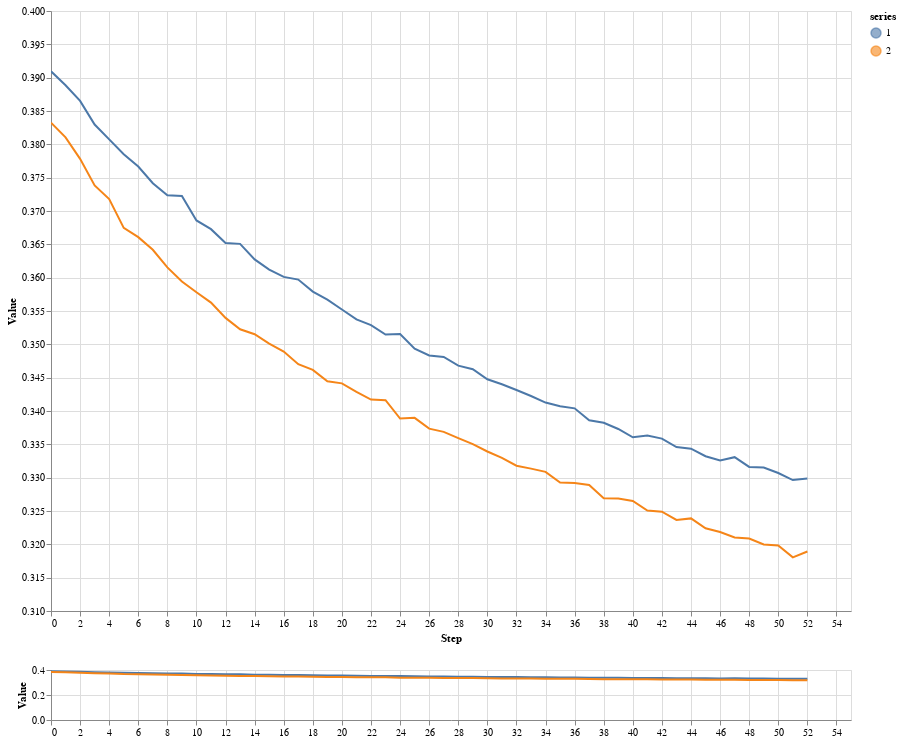

The code cell stored with this chart in its notebook:
### Code cell
analytics.distribution([d_rope[50:], d_roper[50:]], width=800, height=600, height_minimap=50)

### Figure 1 — Vega-Lite specification as saved in the notebook (floating-point values rounded to 4 significant figures)
{"config": {"view": {"continuousWidth": 400, "continuousHeight": 300}}, "vconcat": [{"layer": [{"mark": {"type": "area", "opacity": 0.6}, "encoding": {"color": {"type": "nominal", "field": "series", "scale": {"scheme": "tableau10"}}, "opacity": {"condition": {"value": 0.6, "selection": "selector006"}, "value": 0.001}, "x": {"type": "quantitative", "field": "step", "scale": {"domain": {"selection": "selector005", "encoding": "x"}}}, "y": {"type": "quantitative", "field": "v4", "scale": {"domain": {"selection": "selector005", "encoding": "y"}}}, "y2": {"field": "v6"}}, "selection": {"selector006": {"type": "multi", "fields": ["series"], "bind": "legend"}}}, {"mark": {"type": "area", "opacity": 0.36}, "encoding": {"color": {"type": "nominal", "field": "series", "scale": {"scheme": "tableau10"}}, "opacity": {"condition": {"value": 0.36, "selection": "selector006"}, "value": 0.001}, "x": {"type": "quantitative", "field": "step", "scale": {"domain": {"selection": "selector005", "encoding": "x"}}}, "y": {"type": "quantitative", "field": "v3", "scale": {"domain": {"selection": "selector005", "encoding": "y"}}}, "y2": {"field": "v7"}}}, {"mark": {"type": "area", "opacity": 0.216}, "encoding": {"color": {"type": "nominal", "field": "series", "scale": {"scheme": "tableau10"}}, "opacity": {"condition": {"value": 0.216, "selection": "selector006"}, "value": 0.001}, "x": {"type": "quantitative", "field": "step", "scale": {"domain": {"selection": "selector005", "encoding": "x"}}}, "y": {"type": "quantitative", "field": "v2", "scale": {"domain": {"selection": "selector005", "encoding": "y"}}}, "y2": {"field": "v8"}}}, {"mark": {"type": "area", "opacity": 0.1296}, "encoding": {"color": {"type": "nominal", "field": "series", "scale": {"scheme": "tableau10"}}, "opacity": {"condition": {"value": 0.1296, "selection": "selector006"}, "value": 0.001}, "x": {"type": "quantitative", "field": "step", "scale": {"domain": {"selection": "selector005", "encoding": "x"}}}, "y": {"type": "quantitative", "field": "v1", "scale": {"domain": {"selection": "selector005", "encoding": "y"}}}, "y2": {"field": "v9"}}}, {"mark": "line", "encoding": {"color": {"type": "nominal", "field": "series", "scale": {"scheme": "tableau10"}}, "opacity": {"condition": {"value": 1, "selection": "selector006"}, "value": 0.001}, "x": {"type": "quantitative", "field": "step", "scale": {"domain": {"selection": "selector005", "encoding": "x"}}, "title": "Step"}, "y": {"type": "quantitative", "field": "v5", "scale": {"domain": {"selection": "selector005", "encoding": "y"}}, "title": "Value"}}}], "data": {"values": [{"series": "1", "step": 0, "v5": 0.391}, {"series": "1", "step": 1, "v5": 0.3889}, {"series": "1", "step": 2, "v5": 0.3865}, {"series": "1", "step": 3, "v5": 0.383}, {"series": "1", "step": 4, "v5": 0.3807}, {"series": "1", "step": 5, "v5": 0.3785}, {"series": "1", "step": 6, "v5": 0.3767}, {"series": "1", "step": 7, "v5": 0.3742}, {"series": "1", "step": 8, "v5": 0.3724}, {"series": "1", "step": 9, "v5": 0.3723}, {"series": "1", "step": 10, "v5": 0.3686}, {"series": "1", "step": 11, "v5": 0.3673}, {"series": "1", "step": 12, "v5": 0.3652}, {"series": "1", "step": 13, "v5": 0.3651}, {"series": "1", "step": 14, "v5": 0.3627}, {"series": "1", "step": 15, "v5": 0.3612}, {"series": "1", "step": 16, "v5": 0.3601}, {"series": "1", "step": 17, "v5": 0.3597}, {"series": "1", "step": 18, "v5": 0.3579}, {"series": "1", "step": 19, "v5": 0.3567}, {"series": "1", "step": 20, "v5": 0.3552}, {"series": "1", "step": 21, "v5": 0.3537}, {"series": "1", "step": 22, "v5": 0.3529}, {"series": "1", "step": 23, "v5": 0.3515}, {"series": "1", "step": 24, "v5": 0.3515}, {"series": "1", "step": 25, "v5": 0.3493}, {"series": "1", "step": 26, "v5": 0.3483}, {"series": "1", "step": 27, "v5": 0.3481}, {"series": "1", "step": 28, "v5": 0.3468}, {"series": "1", "step": 29, "v5": 0.3463}, {"series": "1", "step": 30, "v5": 0.3448}, {"series": "1", "step": 31, "v5": 0.344}, {"series": "1", "step": 32, "v5": 0.3431}, {"series": "1", "step": 33, "v5": 0.3423}, {"series": "1", "step": 34, "v5": 0.3413}, {"series": "1", "step": 35, "v5": 0.3407}, {"series": "1", "step": 36, "v5": 0.3404}, {"series": "1", "step": 37, "v5": 0.3386}, {"series": "1", "step": 38, "v5": 0.3382}, {"series": "1", "step": 39, "v5": 0.3373}, {"series": "1", "step": 40, "v5": 0.3361}, {"series": "1", "step": 41, "v5": 0.3363}, {"series": "1", "step": 42, "v5": 0.3359}, {"series": "1", "step": 43, "v5": 0.3346}, {"series": "1", "step": 44, "v5": 0.3343}, {"series": "1", "step": 45, "v5": 0.3332}, {"series": "1", "step": 46, "v5": 0.3326}, {"series": "1", "step": 47, "v5": 0.3331}, {"series": "1", "step": 48, "v5": 0.3316}, {"series": "1", "step": 49, "v5": 0.3315}, {"series": "1", "step": 50, "v5": 0.3307}, {"series": "1", "step": 51, "v5": 0.3296}, {"series": "1", "step": 52, "v5": 0.3299}, {"series": "2", "step": 0, "v5": 0.3833}, {"series": "2", "step": 1, "v5": 0.381}, {"series": "2", "step": 2, "v5": 0.3778}, {"series": "2", "step": 3, "v5": 0.3738}, {"series": "2", "step": 4, "v5": 0.3718}, {"series": "2", "step": 5, "v5": 0.3675}, {"series": "2", "step": 6, "v5": 0.3661}, {"series": "2", "step": 7, "v5": 0.3642}, {"series": "2", "step": 8, "v5": 0.3615}, {"series": "2", "step": 9, "v5": 0.3594}, {"series": "2", "step": 10, "v5": 0.3578}, {"series": "2", "step": 11, "v5": 0.3563}, {"series": "2", "step": 12, "v5": 0.354}, {"series": "2", "step": 13, "v5": 0.3523}, {"series": "2", "step": 14, "v5": 0.3515}, {"series": "2", "step": 15, "v5": 0.3501}, {"series": "2", "step": 16, "v5": 0.3489}, {"series": "2", "step": 17, "v5": 0.347}, {"series": "2", "step": 18, "v5": 0.3462}, {"series": "2", "step": 19, "v5": 0.3445}, {"series": "2", "step": 20, "v5": 0.3441}, {"series": "2", "step": 21, "v5": 0.3429}, {"series": "2", "step": 22, "v5": 0.3417}, {"series": "2", "step": 23, "v5": 0.3416}, {"series": "2", "step": 24, "v5": 0.3389}, {"series": "2", "step": 25, "v5": 0.339}, {"series": "2", "step": 26, "v5": 0.3374}, {"series": "2", "step": 27, "v5": 0.3369}, {"series": "2", "step": 28, "v5": 0.3359}, {"series": "2", "step": 29, "v5": 0.335}, {"series": "2", "step": 30, "v5": 0.3339}, {"series": "2", "step": 31, "v5": 0.333}, {"series": "2", "step": 32, "v5": 0.3318}, {"series": "2", "step": 33, "v5": 0.3314}, {"series": "2", "step": 34, "v5": 0.3309}, {"series": "2", "step": 35, "v5": 0.3293}, {"series": "2", "step": 36, "v5": 0.3292}, {"series": "2", "step": 37, "v5": 0.3289}, {"series": "2", "step": 38, "v5": 0.3269}, {"series": "2", "step": 39, "v5": 0.3269}, {"series": "2", "step": 40, "v5": 0.3265}, {"series": "2", "step": 41, "v5": 0.3251}, {"series": "2", "step": 42, "v5": 0.3249}, {"series": "2", "step": 43, "v5": 0.3237}, {"series": "2", "step": 44, "v5": 0.3239}, {"series": "2", "step": 45, "v5": 0.3224}, {"series": "2", "step": 46, "v5": 0.3218}, {"series": "2", "step": 47, "v5": 0.321}, {"series": "2", "step": 48, "v5": 0.3209}, {"series": "2", "step": 49, "v5": 0.32}, {"series": "2", "step": 50, "v5": 0.3198}, {"series": "2", "step": 51, "v5": 0.318}, {"series": "2", "step": 52, "v5": 0.3189}]}, "height": 600, "width": 800}, {"layer": [{"mark": {"type": "area", "opacity": 0.6}, "encoding": {"color": {"type": "nominal", "field": "series", "scale": {"scheme": "tableau10"}}, "x": {"type": "quantitative", "field": "step"}, "y": {"type": "quantitative", "field": "v4"}, "y2": {"field": "v6"}}}, {"mark": {"type": "area", "opacity": 0.36}, "encoding": {"color": {"type": "nominal", "field": "series", "scale": {"scheme": "tableau10"}}, "x": {"type": "quantitative", "field": "step"}, "y": {"type": "quantitative", "field": "v3"}, "y2": {"field": "v7"}}}, {"mark": {"type": "area", "opacity": 0.216}, "encoding": {"color": {"type": "nominal", "field": "series", "scale": {"scheme": "tableau10"}}, "x": {"type": "quantitative", "field": "step"}, "y": {"type": "quantitative", "field": "v2"}, "y2": {"field": "v8"}}}, {"mark": {"type": "area", "opacity": 0.1296}, "encoding": {"color": {"type": "nominal", "field": "series", "scale": {"scheme": "tableau10"}}, "x": {"type": "quantitative", "field": "step"}, "y": {"type": "quantitative", "field": "v1"}, "y2": {"field": "v9"}}}, {"mark": "line", "encoding": {"color": {"type": "nominal", "field": "series", "scale": {"scheme": "tableau10"}}, "x": {"type": "quantitative", "field": "step", "title": ""}, "y": {"type": "quantitative", "field": "v5", "title": "Value"}}, "selection": {"selector005": {"type": "interval", "encodings": ["x", "y"]}}}], "data": {"values": [{"series": "1", "step": 0, "v5": 0.391}, {"series": "1", "step": 1, "v5": 0.3889}, {"series": "1", "step": 2, "v5": 0.3865}, {"series": "1", "step": 3, "v5": 0.383}, {"series": "1", "step": 4, "v5": 0.3807}, {"series": "1", "step": 5, "v5": 0.3785}, {"series": "1", "step": 6, "v5": 0.3767}, {"series": "1", "step": 7, "v5": 0.3742}, {"series": "1", "step": 8, "v5": 0.3724}, {"series": "1", "step": 9, "v5": 0.3723}, {"series": "1", "step": 10, "v5": 0.3686}, {"series": "1", "step": 11, "v5": 0.3673}, {"series": "1", "step": 12, "v5": 0.3652}, {"series": "1", "step": 13, "v5": 0.3651}, {"series": "1", "step": 14, "v5": 0.3627}, {"series": "1", "step": 15, "v5": 0.3612}, {"series": "1", "step": 16, "v5": 0.3601}, {"series": "1", "step": 17, "v5": 0.3597}, {"series": "1", "step": 18, "v5": 0.3579}, {"series": "1", "step": 19, "v5": 0.3567}, {"series": "1", "step": 20, "v5": 0.3552}, {"series": "1", "step": 21, "v5": 0.3537}, {"series": "1", "step": 22, "v5": 0.3529}, {"series": "1", "step": 23, "v5": 0.3515}, {"series": "1", "step": 24, "v5": 0.3515}, {"series": "1", "step": 25, "v5": 0.3493}, {"series": "1", "step": 26, "v5": 0.3483}, {"series": "1", "step": 27, "v5": 0.3481}, {"series": "1", "step": 28, "v5": 0.3468}, {"series": "1", "step": 29, "v5": 0.3463}, {"series": "1", "step": 30, "v5": 0.3448}, {"series": "1", "step": 31, "v5": 0.344}, {"series": "1", "step": 32, "v5": 0.3431}, {"series": "1", "step": 33, "v5": 0.3423}, {"series": "1", "step": 34, "v5": 0.3413}, {"series": "1", "step": 35, "v5": 0.3407}, {"series": "1", "step": 36, "v5": 0.3404}, {"series": "1", "step": 37, "v5": 0.3386}, {"series": "1", "step": 38, "v5": 0.3382}, {"series": "1", "step": 39, "v5": 0.3373}, {"series": "1", "step": 40, "v5": 0.3361}, {"series": "1", "step": 41, "v5": 0.3363}, {"series": "1", "step": 42, "v5": 0.3359}, {"series": "1", "step": 43, "v5": 0.3346}, {"series": "1", "step": 44, "v5": 0.3343}, {"series": "1", "step": 45, "v5": 0.3332}, {"series": "1", "step": 46, "v5": 0.3326}, {"series": "1", "step": 47, "v5": 0.3331}, {"series": "1", "step": 48, "v5": 0.3316}, {"series": "1", "step": 49, "v5": 0.3315}, {"series": "1", "step": 50, "v5": 0.3307}, {"series": "1", "step": 51, "v5": 0.3296}, {"series": "1", "step": 52, "v5": 0.3299}, {"series": "2", "step": 0, "v5": 0.3833}, {"series": "2", "step": 1, "v5": 0.381}, {"series": "2", "step": 2, "v5": 0.3778}, {"series": "2", "step": 3, "v5": 0.3738}, {"series": "2", "step": 4, "v5": 0.3718}, {"series": "2", "step": 5, "v5": 0.3675}, {"series": "2", "step": 6, "v5": 0.3661}, {"series": "2", "step": 7, "v5": 0.3642}, {"series": "2", "step": 8, "v5": 0.3615}, {"series": "2", "step": 9, "v5": 0.3594}, {"series": "2", "step": 10, "v5": 0.3578}, {"series": "2", "step": 11, "v5": 0.3563}, {"series": "2", "step": 12, "v5": 0.354}, {"series": "2", "step": 13, "v5": 0.3523}, {"series": "2", "step": 14, "v5": 0.3515}, {"series": "2", "step": 15, "v5": 0.3501}, {"series": "2", "step": 16, "v5": 0.3489}, {"series": "2", "step": 17, "v5": 0.347}, {"series": "2", "step": 18, "v5": 0.3462}, {"series": "2", "step": 19, "v5": 0.3445}, {"series": "2", "step": 20, "v5": 0.3441}, {"series": "2", "step": 21, "v5": 0.3429}, {"series": "2", "step": 22, "v5": 0.3417}, {"series": "2", "step": 23, "v5": 0.3416}, {"series": "2", "step": 24, "v5": 0.3389}, {"series": "2", "step": 25, "v5": 0.339}, {"series": "2", "step": 26, "v5": 0.3374}, {"series": "2", "step": 27, "v5": 0.3369}, {"series": "2", "step": 28, "v5": 0.3359}, {"series": "2", "step": 29, "v5": 0.335}, {"series": "2", "step": 30, "v5": 0.3339}, {"series": "2", "step": 31, "v5": 0.333}, {"series": "2", "step": 32, "v5": 0.3318}, {"series": "2", "step": 33, "v5": 0.3314}, {"series": "2", "step": 34, "v5": 0.3309}, {"series": "2", "step": 35, "v5": 0.3293}, {"series": "2", "step": 36, "v5": 0.3292}, {"series": "2", "step": 37, "v5": 0.3289}, {"series": "2", "step": 38, "v5": 0.3269}, {"series": "2", "step": 39, "v5": 0.3269}, {"series": "2", "step": 40, "v5": 0.3265}, {"series": "2", "step": 41, "v5": 0.3251}, {"series": "2", "step": 42, "v5": 0.3249}, {"series": "2", "step": 43, "v5": 0.3237}, {"series": "2", "step": 44, "v5": 0.3239}, {"series": "2", "step": 45, "v5": 0.3224}, {"series": "2", "step": 46, "v5": 0.3218}, {"series": "2", "step": 47, "v5": 0.321}, {"series": "2", "step": 48, "v5": 0.3209}, {"series": "2", "step": 49, "v5": 0.32}, {"series": "2", "step": 50, "v5": 0.3198}, {"series": "2", "step": 51, "v5": 0.318}, {"series": "2", "step": 52, "v5": 0.3189}]}, "height": 50, "width": 800}], "$schema": "https://vega.github.io/schema/vega-lite/v4.8.1.json"}
